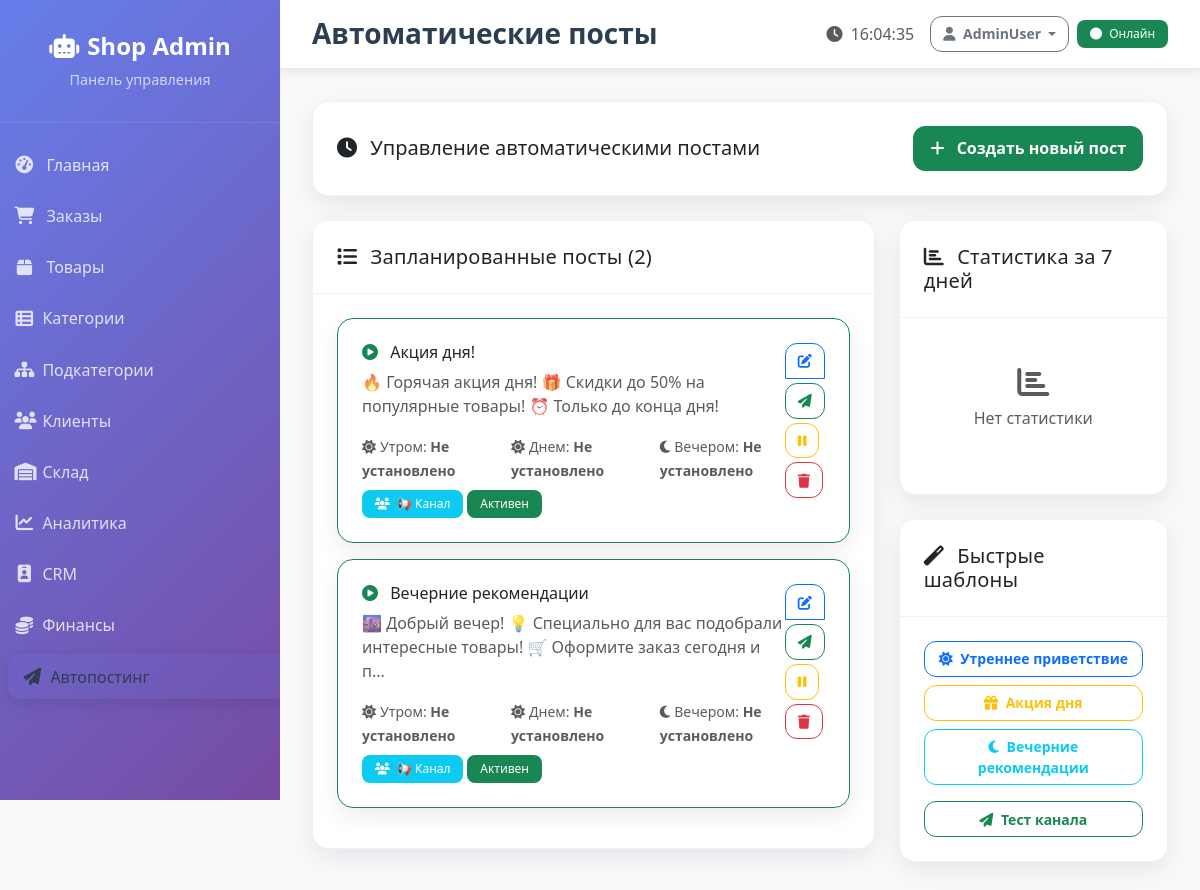
Screenshot of /scheduled_posts (signed in) with the database file from the repository.
### tables this page shows
CREATE TABLE scheduled_posts (
    id INTEGER PRIMARY KEY AUTOINCREMENT,
    title TEXT NOT NULL,
    content TEXT NOT NULL,
    image_url TEXT,
    time_morning TEXT,
    time_afternoon TEXT,
    time_evening TEXT,
    target_audience TEXT DEFAULT 'all',
    bot_username TEXT DEFAULT 'Safar_call_bot',
    website_url TEXT DEFAULT 'https://your-website.com',
    include_reviews INTEGER DEFAULT 1,
    is_active INTEGER DEFAULT 1,
    created_at TIMESTAMP DEFAULT CURRENT_TIMESTAMP,
    updated_at TIMESTAMP DEFAULT CURRENT_TIMESTAMP
);

### web_admin/app.py (the view)
    def decorated_function(*args, **kwargs):
        if not session.get('logged_in'):
            return redirect(url_for('login'))
        return f(*args, **kwargs)

### database.py (called while the page is built, shortened)
    def execute_query(self, query, params=None):
        try:
            conn = sqlite3.connect(self.db_path)
            cursor = conn.cursor()
            if params:
                cursor.execute(query, params)
            else:
                cursor.execute(query)
            q = query.strip().upper()
            if q.startswith('SELECT'):
                result = cursor.fetchall()
            return result
        except Exception as e:
            logging.info(f"Ошибка выполнения запроса: {e}")
            return None
        finally:
            if 'conn' in locals():
                conn.close()

### web_admin/app.py (called while the page is built)
def inject_time_helpers():
    from datetime import datetime, timedelta
    return {'now_dt': datetime.utcnow(), 'timedelta': timedelta}

def login_required(f):
    def decorated_function(*args, **kwargs):
        if not session.get('logged_in'):
            return redirect(url_for('login'))
        return f(*args, **kwargs)
    decorated_function.__name__ = f.__name__
    return decorated_function

### web_admin/templates/scheduled_posts.html (shortened to what this page needs)
{% extends "base.html" %}
{% block page_title %}Автоматические посты{% endblock %}
{% block content %}
<div class="row mb-4">
    <div class="col-12">
        <div class="card">
            <div class="card-body">
                <div class="d-flex justify-content-between align-items-center">
                    <h5 class="mb-0">
                        <i class="fas fa-clock me-2"></i>
                        Управление автоматическими постами
                    </h5>
                    <a href="{{ url_for('create_post') }}" class="btn btn-success">
                        <i class="fas fa-plus me-2"></i>
                        Создать новый пост
                    </a>
                </div>
            </div>
        </div>
    </div>
</div>
<div class="row">
    <div class="col-lg-8">
        <div class="card">
            <div class="card-header">
                <h5 class="mb-0">
                    <i class="fas fa-list me-2"></i>
                    Запланированные посты ({{ posts|length }})
                </h5>
            </div>
            <div class="card-body">
                {% if posts %}
                    {% for post in posts %}
                    <div class="card mb-3 {{ 'border-success' if post[7] else 'border-secondary' }}">
                        <div class="card-body">
                            <div class="d-flex justify-content-between align-items-start">
                                <div class="flex-grow-1">
                                    <h6 class="card-title">
                                        {% if post[7] %}
                                            <i class="fas fa-play-circle text-success me-2"></i>
                                        {% else %}
                                            <i class="fas fa-pause-circle text-secondary me-2"></i>
                                        {% endif %}
                                        {{ post[1] }}
                                    </h6>
                                    <p class="card-text text-muted">{{ post[2][:100] }}{% if post[2]|length > 100 %}...{% endif %}</p>
                                    <div class="row mt-3">
                                        <div class="col-md-4">
                                            <small class="text-muted">
                                                <i class="fas fa-sun me-1"></i>Утром:
                                                <strong>{{ post[3] or 'Не установлено' }}</strong>
                                            </small>
                                        </div>
                                        <div class="col-md-4">
                                            <small class="text-muted">
                                                <i class="fas fa-sun me-1"></i>Днем:
                                                <strong>{{ post[4] or 'Не установлено' }}</strong>
                                            </small>
                                        </div>
                                        <div class="col-md-4">
                                            <small class="text-muted">
                                                <i class="fas fa-moon me-1"></i>Вечером:
                                                <strong>{{ post[5] or 'Не установлено' }}</strong>
                                            </small>
                                        </div>
                                    </div>
                                    <div class="mt-2">
                                        <span class="badge bg-info">
                                            <i class="fas fa-users me-1"></i>
                                            {% if post[6] == 'channel' %}📢 Канал
                                            {% elif post[6] == 'all' %}Все клиенты
                                            {% elif post[6] == 'active' %}Активные клиенты
                                            {% elif post[6] == 'vip' %}VIP клиенты
                                            {% elif post[6] == 'new' %}Новые клиенты
                                            {% endif %}
                                        </span>
                                        <span class="badge bg-{{ 'success' if post[7] else 'secondary' }}">
                                            {{ 'Активен' if post[7] else 'Выключен' }}
                                        </span>
                                    </div>
                                </div>
                                <div class="btn-group-vertical">
                                    <a href="{{ url_for('edit_post', post_id=post[0]) }}"
                                       class="btn btn-outline-primary btn-sm mb-1">
                                        <i class="fas fa-edit"></i>
                                    </a>
                                    <form method="POST" action="{{ url_for('send_now_post') }}" style="display: inline;">
                                        <button type="submit" class="btn btn-outline-success btn-sm mb-1"
                                                title="Отправить немедленно"
                                                onclick="return confirm('Отправить этот пост прямо сейчас?')">
                                            <i class="fas fa-paper-plane"></i>
                                        </button>
                                    </form>
                                    <form method="POST" action="{{ url_for('toggle_post_status') }}" style="display: inline;">
                                        <button type="submit" class="btn btn-outline-{{ 'warning' if post[7] else 'success' }} btn-sm mb-1"
                                                title="{{ 'Выключить' if post[7] else 'Включить' }}">
                                            <i class="fas fa-{{ 'pause' if post[7] else 'play' }}"></i>
                                        </button>
                                    </form>
                                    <form method="POST" action="{{ url_for('delete_post') }}" style="display: inline;">
                                        <button type="submit" class="btn btn-outline-danger btn-sm"
                                                onclick="return confirm('Удалить этот автоматический пост?')" title="Удалить">
                                            <i class="fas fa-trash"></i>
                                        </button>
                                    </form>
                                </div>
                            </div>
                        </div>
                    </div>
                    {% endfor %}
                {% endif %}
            </div>
        </div>
    </div>
    <div class="col-lg-4">
        <div class="card">
            <div class="card-header">
                <h5 class="mb-0">
                    <i class="fas fa-chart-bar me-2"></i>
                    Статистика за 7 дней
                </h5>
            </div>
            <div class="card-body">
                {% if stats %}
                    {% for stat in stats %}
                    <div class="post-stat-item">
                        <div class="post-stat-info">
                            <div class="post-stat-title">{{ stat[0] }}</div>
                            <small class="post-stat-time">
                                {% if stat[1] == 'morning' %}🌅 Утром
                                {% elif stat[1] == 'afternoon' %}☀️ Днем
                                {% elif stat[1] == 'evening' %}🌆 Вечером
                                {% endif %}
                            </small>
                        </div>
                        <div class="post-stat-numbers">
                            <div class="post-stat-sent">{{ stat[2] }}</div>
                            <small class="post-stat-sent-label">отправлено</small>
                            {% if stat[3] > 0 %}
                                <div class="post-stat-errors">{{ stat[3] }} ошибок</div>
                            {% endif %}
                        </div>
                    </div>
                    {% endfor %}
                {% else %}
                    <div class="text-center py-4">
                        <i class="fas fa-chart-bar fa-2x text-muted mb-2"></i>
                        <p class="text-muted">Нет статистики</p>
                    </div>
                {% endif %}
            </div>
        </div>
        <div class="card mt-4">
            <div class="card-header">
                <h5 class="mb-0">
                    <i class="fas fa-magic me-2"></i>
                    Быстрые шаблоны
                </h5>
            </div>
            <div class="card-body">
                <div class="d-grid gap-2">
                    <button type="button" class="btn btn-outline-primary btn-sm" onclick="createTemplate('morning')">
                        <i class="fas fa-sun me-1"></i>
                        Утреннее приветствие
                    </button>
                    <button type="button" class="btn btn-outline-warning btn-sm" onclick="createTemplate('promotion')">
                        <i class="fas fa-gift me-1"></i>
                        Акция дня
                    </button>
                    <button type="button" class="btn btn-outline-info btn-sm" onclick="createTemplate('evening')">
                        <i class="fas fa-moon me-1"></i>
                        Вечерние рекомендации
                    </button>
                    <form method="POST" action="{{ url_for('test_channel_post') }}" style="display: inline;">
                        <button type="submit" class="btn btn-outline-success btn-sm w-100 mt-2">
                            <i class="fas fa-paper-plane me-1"></i>
                            Тест канала
                        </button>
                    </form>
                </div>
            </div>
        </div>
    </div>
</div>
{% endblock %}

### web_admin/static/css/admin.css (style rules this page uses)
:root { --primary-gradient: linear-gradient(135deg, #667eea 0%, #764ba2 100%); --success-gradient: linear-gradient(135deg, #11998e 0%, #38ef7d 100%); --warning-gradient: linear-gradient(135deg, #f093fb 0%, #f5576c 100%); --info-gradient: linear-gradient(135deg, #4facfe 0%, #00f2fe 100%); --sidebar-width: 280px; }
body { font-family: 'Segoe UI', Tahoma, Geneva, Verdana, sans-serif; background-color: #f8f9fa; }
.card { border: none; border-radius: 16px; box-shadow: 0 4px 20px rgba(0,0,0,0.08); transition: all 0.3s ease; overflow: hidden; }
.card-header { background: white; border-bottom: 1px solid #f1f3f4; padding: 1.5rem; font-weight: 600; }
.card-body { padding: 1.5rem; }
.btn { border-radius: 10px; font-weight: 500; padding: 0.6rem 1.5rem; transition: all 0.3s ease; }
.badge { border-radius: 8px; font-weight: 500; padding: 0.5rem 0.8rem; }
.card { animation: fadeInUp 0.6s ease-out; }
.btn-group-vertical .btn { margin-bottom: 2px; }
.btn-group-vertical .btn:last-child { margin-bottom: 0; }
:root { --tile-min-height: 180px; --tile-radius: 16px; --tile-shadow: 0 8px 24px rgba(0,0,0,0.08); --tile-shadow-hover: 0 16px 40px rgba(102,126,234,0.25); --brand: #667eea; }
.card { border-radius: 16px; border: 1px solid #eef1f6; box-shadow: var(--tile-shadow); }
.card-header { border-bottom: 1px solid #eef1f6; background: #fff; }
.page-title, .card-header h5 { letter-spacing: .2px; }
.btn { border-radius: 12px; padding: .6rem 1rem; font-weight: 600; }
.btn-sm { padding: .4rem .75rem; font-weight: 600; }

### rows the page displays
scheduled_posts: title "Акция дня!", content "🔥 Горячая акция дня! 🎁 Скидки до 50% на популярные товары! ⏰ Только до конца дня!", post "Не установлено", target_audience "📢 Канал", is_active "Активен"
scheduled_posts: title "Вечерние рекомендации", content "🌆 Добрый вечер! 💡 Специально для вас подобрали интересные товары! 🛒 Оформите заказ сегодня и п", post "Не установлено", target_audience "📢 Канал", is_active "Активен"

### other values shown
{{ posts|length }} "2"
